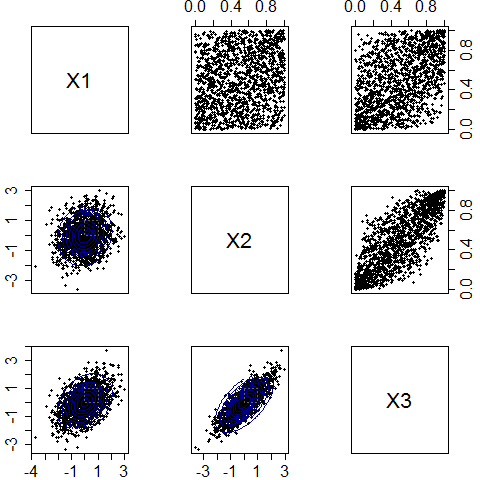

This chart was generated by the following R code:
library(mvtnorm)
library(copula)

# variables

sigma = matrix(c(1, 0.2, 0.5, 0.2, 1, 0.8, 0.5, 0.8, 1), nrow = 3, ncol = 3)
set.seed(3)
data = rmvnorm(1500, mean = rep(0, 3), sigma = sigma)
colnames(data) = c("X1", "X2", "X3")


X1 = data[, 1]
X2 = data[, 2]
X3 = data[, 3]


x1 = rank(X1)/(length(X1) + 1)
x2 = rank(X2)/(length(X2) + 1)
x3 = rank(X3)/(length(X3) + 1)



rhoX1X2 = cor(X1, X2, method = "kendall")
rhoX1X3 = cor(X1, X3, method = "kendall")
rhoX2X3 = cor(X2, X3, method = "kendall")



copulaX1X2 = mvdc(normalCopula(rhoX1X2), c("norm", "norm"), list(list(mean = 0, sd = 1), list(mean = 0, sd = 1)))

copulaX1X3 = mvdc(normalCopula(rhoX1X3), c("norm", "norm"), list(list(mean = 0, sd = 1), list(mean = 0, sd = 1)))
copulaX2X3 = mvdc(normalCopula(rhoX2X3), c("norm", "norm"), list(list(mean = 0, sd = 1), list(mean = 0, sd = 1)))

graphics.off()

par(mfrow = c(3, 3), pch = 20, mar = c(2.1, 2.5, 2.1, 2.5), cex.axis = 1.5)
laymat = matrix(c(1, 2, 3, 4, 5, 6, 7, 8, 9), nrow = 3, ncol = 3, byrow = T)
layout = (laymat)


# matrix of 3x3 graphics plot 1 (empty)
plot(0, xaxt = "n", yaxt = "n", pch = "", ylab = "", xlab = "", xlim = c(-1, 1), ylim = c(-1, 1))
text(0, 0, "X1", cex = 2)
# plot 2: marginal distribution of x1 and x2
plot(x1, x2, xlab = "", ylab = "", xaxt = "n", yaxt = "n")
axis(3)
# plot 3: marginal distribution of x1 and x3
plot(x1, x3, xlab = "", ylab = "", xaxt = "n", yaxt = "n")
axis(3)
axis(4)
# plot 4: contour plot for x1 and x2
plot(X1, X2, xlab = "", ylab = "", xaxt = "n")
contour(copulaX1X2, dMvdc, xlim = c(min(X1, X2), max(X1, X2)), ylim = c(min(X1, X2), max(X1, X2)), col = "darkblue", 
        lwd = 1.75, add = TRUE)

# plot 5 (empty)
plot(0, xaxt = "n", yaxt = "n", pch = "", ylab = "", xlab = "", xlim = c(-1, 1), ylim = c(-1, 1))
text(0, 0, "X2", cex = 2)

# plot 6: marginal distribution of x2 and x3
plot(x2, x3, xlab = "", ylab = "", xaxt = "n", yaxt = "n")
axis(4)
# plot 7: contour plot for x1 and x3
plot(X1, X3, xlab = "", ylab = "")
contour(copulaX1X3, dMvdc, xlim = c(min(X1, X2), max(X1, X2)), ylim = c(min(X1, X3), max(X1, X3)), col = "darkblue", 
        lwd = 1.75, add = TRUE)

# plot 8: contour plot for x2 and x3
plot(X2, X3, xlab = "", ylab = "", yaxt = "n")
contour(copulaX2X3, dMvdc, xlim = c(min(X1, X2), max(X1, X2)), ylim = c(min(X2, X3), max(X2, X3)), col = "darkblue", 
        lwd = 1.75, add = TRUE)

# plot 9 (empty)
plot(0, xaxt = "n", yaxt = "n", pch = "", ylab = "", xlab = "", xlim = c(-1, 1), ylim = c(-1, 1))
text(0, 0, "X3", cex = 2) 
